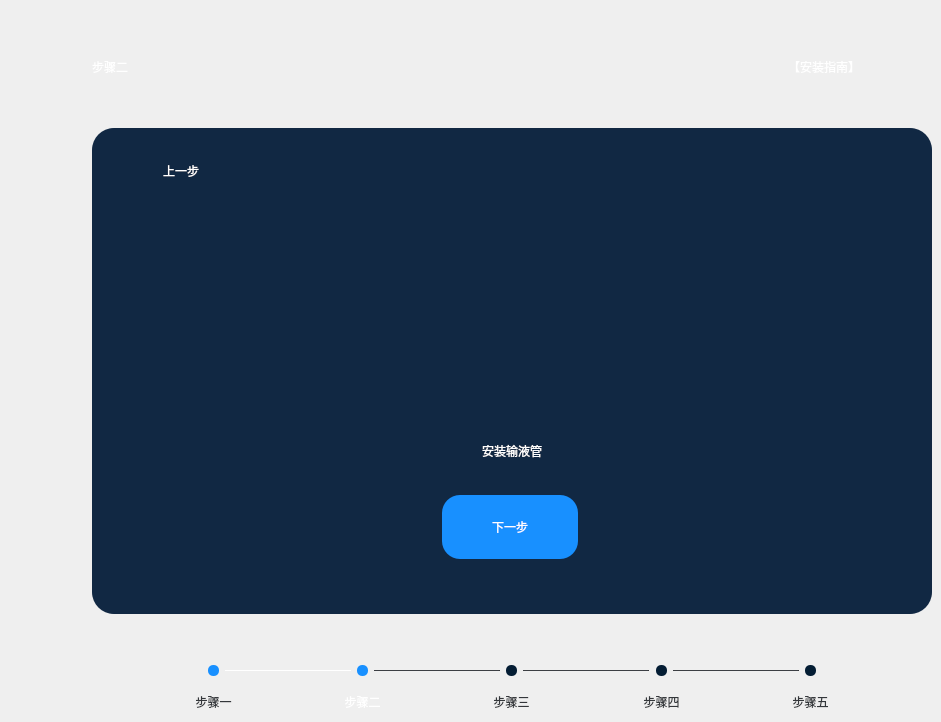
      <widget class="QWidget" name="page_step2">
       <widget class="QLabel" name="label_step2">
        <property name="geometry">
         <rect>
          <x>92</x>
          <y>50</y>
          <width>72</width>
          <height>33</height>
         </rect>
        </property>
        <property name="styleSheet">
         <string notr="true">font: 24px &quot;Ubuntu&quot;;
color: rgb(255, 255, 255);</string>
        </property>
        <property name="text">
         <string>步骤二</string>
        </property>
       </widget>
       <widget class="QLabel" name="label_17">
        <property name="geometry">
         <rect>
          <x>92</x>
          <y>128</y>
          <width>840</width>
          <height>486</height>
         </rect>
        </property>
        <property name="styleSheet">
         <string notr="true">background-color:rgb(17, 40, 67);
border-radius: 22px; 
border-color:rgb(17,40,67);</string>
        </property>
        <property name="text">
         <string/>
        </property>
       </widget>
       <widget class="QLabel" name="label_18">
        <property name="geometry">
         <rect>
          <x>452</x>
          <y>434</y>
          <width>120</width>
          <height>33</height>
         </rect>
        </property>
        <property name="styleSheet">
         <string notr="true">font: 24px&quot;Ubuntu&quot;;
color: rgb(255, 255, 255);
background-color:rgb(17, 40, 67);</string>
        </property>
        <property name="text">
         <string>安装输液管</string>
        </property>
        <property name="alignment">
         <set>Qt::AlignCenter</set>
        </property>
       </widget>
       <widget class="QPushButton" name="pushButton_step2_next">
        <property name="geometry">
         <rect>
          <x>442</x>
          <y>495</y>
          <width>136</width>
          <height>64</height>
         </rect>
        </property>
        <property name="styleSheet">
         <string notr="true">QPushButton
{
	color: rgb(255, 255, 255);
	background-color: rgba(24,144,255,1);
	font: 18px&quot;Ubuntu&quot;;
	border-radius: 18px; 
}
QPushButton:pressed
{
	color: rgb(255, 255, 255);
	background-color: rgba(14,132,240,1);
	padding-left:1px;
	padding-top:1px;
}

</string>
        </property>
        <property name="text">
         <string>下一步</string>
        </property>
       </widget>
       <widget class="QLabel" name="label_68">
        <property name="geometry">
         <rect>
          <x>788</x>
          <y>50</y>
          <width>144</width>
          <height>33</height>
         </rect>
        </property>
        <property name="styleSheet">
         <string notr="true">font: 24px &quot;Ubuntu&quot;;
color: rgba(255, 255, 255,1);</string>
        </property>
        <property name="text">
         <string>【安装指南】</string>
        </property>
       </widget>
       <widget class="QPushButton" name="pushButton_step2_return">
        <property name="geometry">
         <rect>
          <x>122</x>
          <y>160</y>
          <width>22</width>
          <height>22</height>
         </rect>
        </property>
        <property name="styleSheet">
         <string notr="true">QPushButton
{
background-color:rgb(17, 40, 67);
border-radius: 22px; 
border-color:rgb(17,40,67);
	image: url(:/ic_返回指南.png);
}
QPushButton:pressed
{
	padding-left:1px;
	padding-top:1px;
}
</string>
        </property>
        <property name="text">
         <string/>
        </property>
       </widget>
       <widget class="QLabel" name="label_69">
        <property name="geometry">
         <rect>
          <x>154</x>
          <y>158</y>
          <width>54</width>
          <height>26</height>
         </rect>
        </property>
        <property name="styleSheet">
         <string notr="true">background-color:rgb(17, 40, 67);
color: rgb(255, 255, 255);
border-radius: 18px; 
border-color:rgb(17,40,67);
font: 18px &quot;Ubuntu&quot;;</string>
        </property>
        <property name="text">
         <string>上一步</string>
        </property>
        <property name="alignment">
         <set>Qt::AlignCenter</set>
        </property>
       </widget>
       <widget class="QLabel" name="label_70">
        <property name="geometry">
         <rect>
          <x>432</x>
          <y>246</y>
          <width>160</width>
          <height>160</height>
         </rect>
        </property>
        <property name="styleSheet">
         <string notr="true">background-color:rgb(17, 40, 67);
image: url(:/步骤二配图.png);
border-radius: 18px; 
border-color:rgb(17,40,67);</string>
        </property>
        <property name="text">
         <string/>
        </property>
       </widget>
       <widget class="QLabel" name="label_71">
        <property name="geometry">
         <rect>
          <x>357</x>
          <y>665</y>
          <width>11</width>
          <height>11</height>
         </rect>
        </property>
        <property name="styleSheet">
         <string notr="true">background-color: rgba(24,144,255,1);
border-radius: 5px; </string>
        </property>
        <property name="text">
         <string/>
        </property>
       </widget>
       <widget class="QLabel" name="label_72">
        <property name="geometry">
         <rect>
          <x>506</x>
          <y>665</y>
          <width>11</width>
          <height>11</height>
         </rect>
        </property>
        <property name="styleSheet">
         <string notr="true">background-color: rgb(4, 29, 52);
border-radius: 5px; </string>
        </property>
        <property name="text">
         <string/>
        </property>
       </widget>
       <widget class="QLabel" name="label_73">
        <property name="geometry">
         <rect>
          <x>785</x>
          <y>691</y>
          <width>51</width>
          <height>22</height>
         </rect>
        </property>
        <property name="styleSheet">
         <string notr="true">color: rgb(52, 55, 59);
font: 14px &quot;Ubuntu&quot;;</string>
        </property>
        <property name="text">
         <string>步骤五</string>
        </property>
        <property name="alignment">
         <set>Qt::AlignCenter</set>
        </property>
       </widget>
       <widget class="Line" name="line_12">
        <property name="geometry">
         <rect>
          <x>523</x>
          <y>670</y>
          <width>126</width>
          <height>1</height>
         </rect>
        </property>
        <property name="styleSheet">
         <string notr="true">background-color: rgb(52, 55, 59);</string>
        </property>
        <property name="orientation">
         <enum>Qt::Horizontal</enum>
        </property>
       </widget>
       <widget class="Line" name="line_13">
        <property name="geometry">
         <rect>
          <x>225</x>
          <y>670</y>
          <width>126</width>
          <height>1</height>
         </rect>
        </property>
        <property name="styleSheet">
         <string notr="true">background-color: rgba(255,255,255,1);</string>
        </property>
        <property name="orientation">
         <enum>Qt::Horizontal</enum>
        </property>
       </widget>
       <widget class="QLabel" name="label_74">
        <property name="geometry">
         <rect>
          <x>337</x>
          <y>691</y>
          <width>51</width>
          <height>22</height>
         </rect>
        </property>
        <property name="styleSheet">
         <string notr="true">color: rgb(255, 255, 255);
font: 14px &quot;Ubuntu&quot;;</string>
        </property>
        <property name="text">
         <string>步骤二</string>
        </property>
        <property name="alignment">
         <set>Qt::AlignCenter</set>
        </property>
       </widget>
       <widget class="QLabel" name="label_75">
        <property name="geometry">
         <rect>
          <x>486</x>
          <y>691</y>
          <width>51</width>
          <height>22</height>
         </rect>
        </property>
        <property name="styleSheet">
         <string notr="true">color: rgb(52, 55, 59);
font: 14px &quot;Ubuntu&quot;;</string>
        </property>
        <property name="text">
         <string>步骤三</string>
        </property>
        <property name="alignment">
         <set>Qt::AlignCenter</set>
        </property>
       </widget>
       <widget class="QLabel" name="label_76">
        <property name="geometry">
         <rect>
          <x>805</x>
          <y>665</y>
          <width>11</width>
          <height>11</height>
         </rect>
        </property>
        <property name="styleSheet">
         <string notr="true">background-color: rgb(4, 29, 52);
border-radius: 5px; </string>
        </property>
        <property name="text">
         <string/>
        </property>
       </widget>
       <widget class="QLabel" name="label_77">
        <property name="geometry">
         <rect>
          <x>208</x>
          <y>665</y>
          <width>11</width>
          <height>11</height>
         </rect>
        </property>
        <property name="styleSheet">
         <string notr="true">background-color: rgba(24,144,255,1);
border-radius: 5px; </string>
        </property>
        <property name="text">
         <string/>
        </property>
       </widget>
       <widget class="QLabel" name="label_78">
        <property name="geometry">
         <rect>
          <x>656</x>
          <y>665</y>
          <width>11</width>
          <height>11</height>
         </rect>
        </property>
        <property name="styleSheet">
         <string notr="true">background-color: rgb(4, 29, 52);
border-radius: 5px; </string>
        </property>
        <property name="text">
         <string/>
        </property>
       </widget>
       <widget class="QLabel" name="label_79">
        <property name="geometry">
         <rect>
          <x>636</x>
          <y>691</y>
          <width>51</width>
          <height>22</height>
         </rect>
        </property>
        <property name="styleSheet">
         <string notr="true">color: rgb(52, 55, 59);
font: 14px &quot;Ubuntu&quot;;</string>
        </property>
        <property name="text">
         <string>步骤四</string>
        </property>
        <property name="alignment">
         <set>Qt::AlignCenter</set>
        </property>
       </widget>
       <widget class="Line" name="line_14">
        <property name="geometry">
         <rect>
          <x>673</x>
          <y>670</y>
          <width>126</width>
          <height>1</height>
         </rect>
        </property>
        <property name="styleSheet">
         <string notr="true">background-color: rgb(52, 55, 59);</string>
        </property>
        <property name="orientation">
         <enum>Qt::Horizontal</enum>
        </property>
       </widget>
       <widget class="Line" name="line_15">
        <property name="geometry">
         <rect>
          <x>374</x>
          <y>670</y>
          <width>126</width>
          <height>1</height>
         </rect>
        </property>
        <property name="styleSheet">
         <string notr="true">background-color: rgb(52, 55, 59);</string>
        </property>
        <property name="orientation">
         <enum>Qt::Horizontal</enum>
        </property>
       </widget>
       <widget class="QLabel" name="label_80">
        <property name="geometry">
         <rect>
          <x>188</x>
          <y>691</y>
          <width>51</width>
          <height>22</height>
         </rect>
        </property>
        <property name="styleSheet">
         <string notr="true">color: rgb(52, 55, 59);
font: 14px &quot;Ubuntu&quot;;</string>
        </property>
        <property name="text">
         <string>步骤一</string>
        </property>
        <property name="alignment">
         <set>Qt::AlignCenter</set>
        </property>
       </widget>
      </widget>
